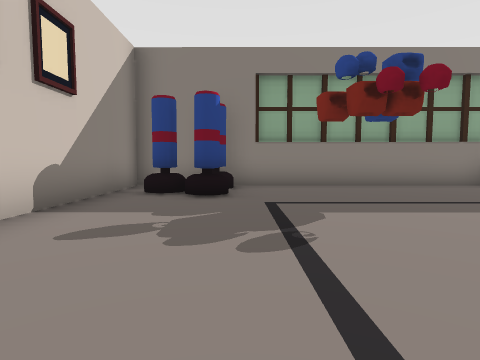
View 1 (above)

14 first-person views from a walk through a scene from a Unity 3-D project. The camera is 0.64 m above the floor, tilts 4° down and sees 80° across. The floor is counted in squares, 1 m on a side. Each view is taken from the middle of a square. On the plan, view 1 faces up. The plan holds only what a view shows up to about 9 squares ahead; the rest is blank. The player character is not drawn. Some animated figures are left out.

View 2
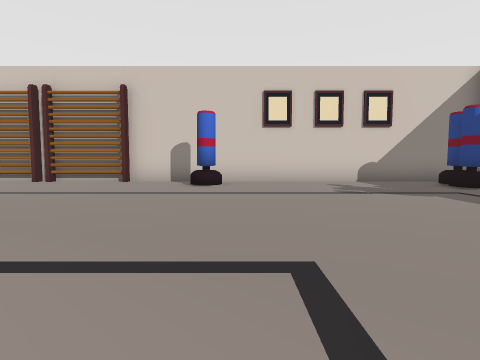

View 3
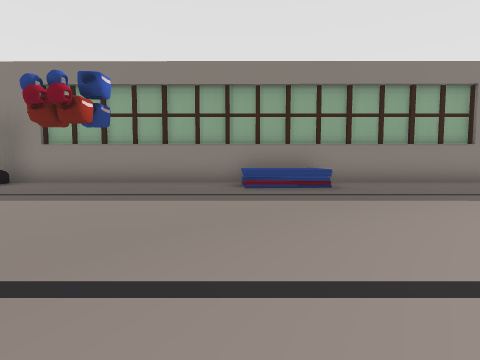

View 4
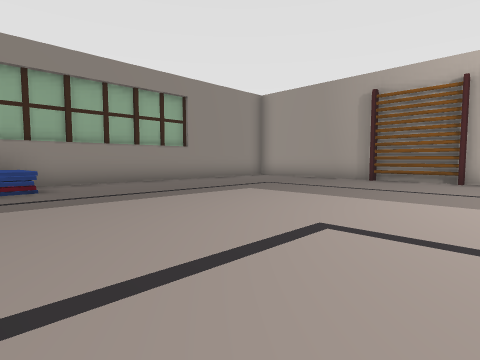

View 5
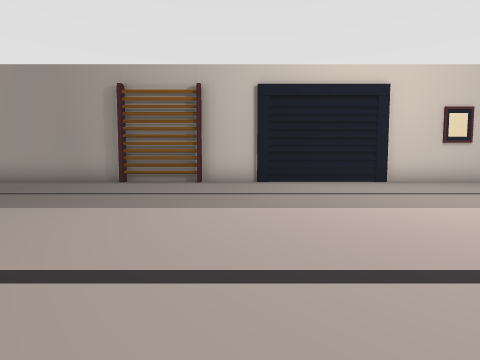

View 6
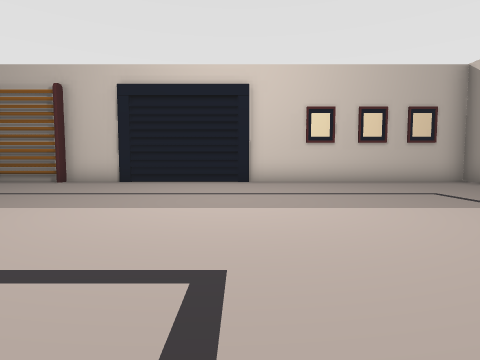

View 7
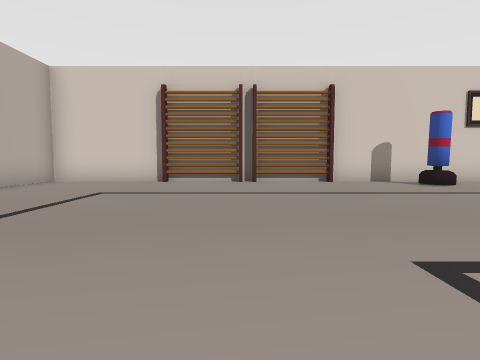

View 8
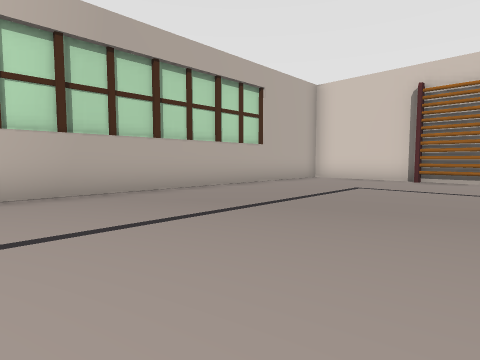

View 9
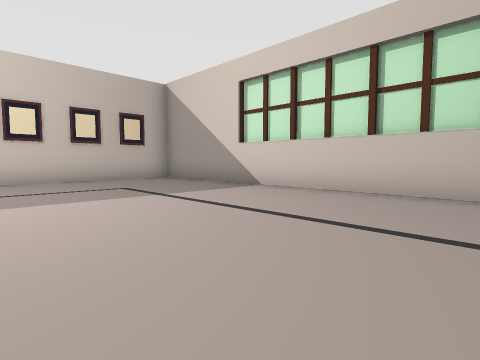

View 10
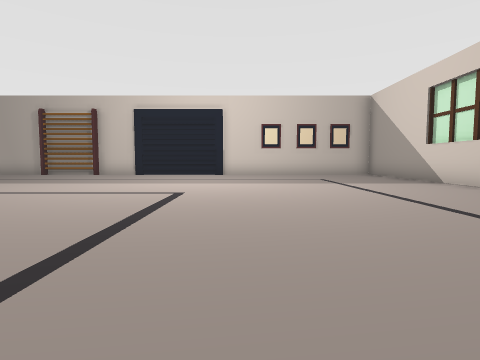

View 11
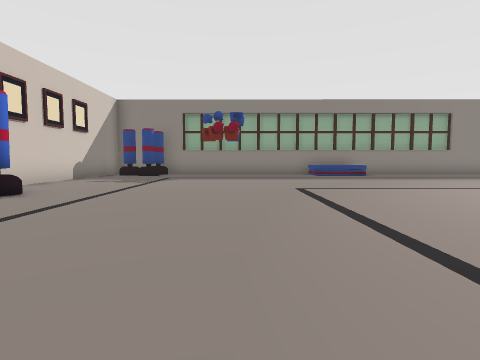

View 12
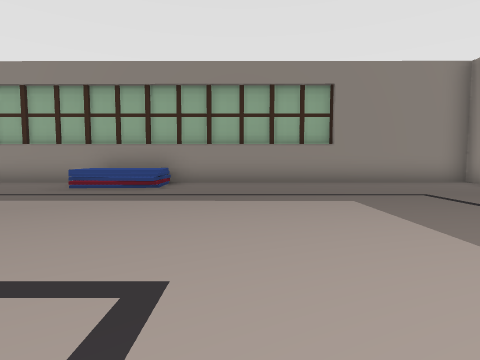

View 13
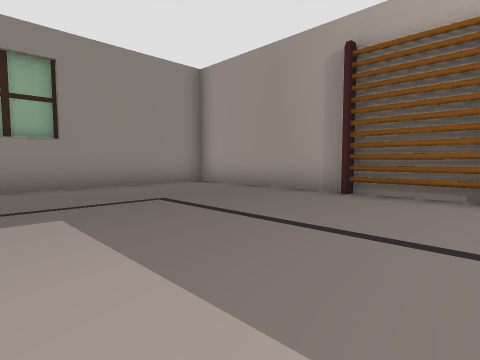

View 14
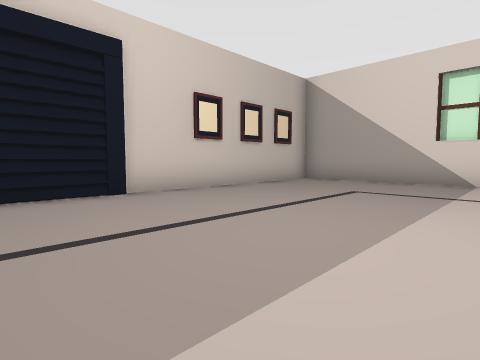

### Floor plan
Points are (right, up) in squares from view 1. A wall is a line through its corners. A room is listed if a view was taken in it or the views show most of it. See-through windows are left out.
Room 1 (views 1, 2, 3, 4, 5, 6, 7, 8, 9, 10, 11, 12, 13, 14)
walls: (-2.4, -3.2) (-2.4, -5.6); (16.2, 0) (16.2, 2.5); (-2.4, -5.9) (-2.4, -8.2); (16.4, 0.2) (16.4, 2.4); (16.4, 2.5) (16.4, 7.1) (-1.8, 7.1); (-2.6, 7) (-2.6, -11.6) (16.4, -11.6) (16.4, 0.1)
low walls: (8.1, 5.6) (6, 5.4); (8.1, 6.9) (8.1, 5.5) (6, 5.6)
ways out: gap at (-2, -1)

Where each view was taken, in squares from view 1:
view 1: 0 up, 0 right, facing up
view 2: 0 up, 6 right, facing left
view 3: 1 down, 6 right, facing up
view 4: 1 down, 7 right, facing up-right
view 5: 1 down, 8 right, facing right
view 6: 5 down, 8 right, facing right
view 7: 6 down, 6 right, facing left
view 8: 6 down, 7 right, facing down-left
view 9: 6 down, 7 right, facing down-right
view 10: 6 down, 4 right, facing right
view 11: 6 down, 3 right, facing up
view 12: 1 down, 10 right, facing up
view 13: 0 up, 11 right, facing up-right
view 14: 3 down, 11 right, facing down-right
